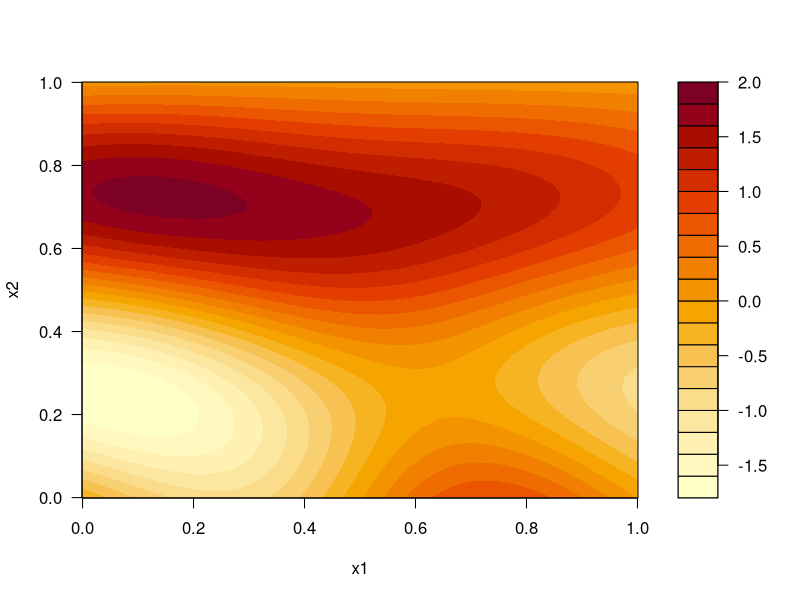
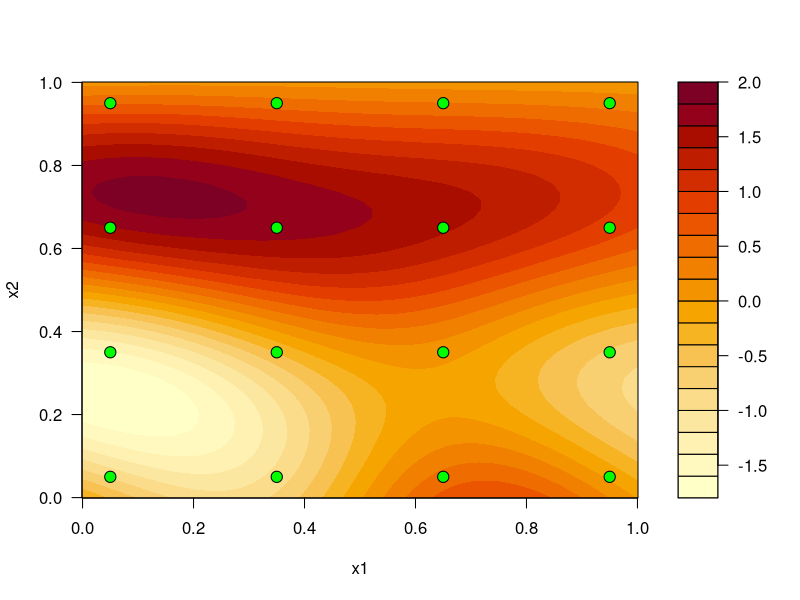
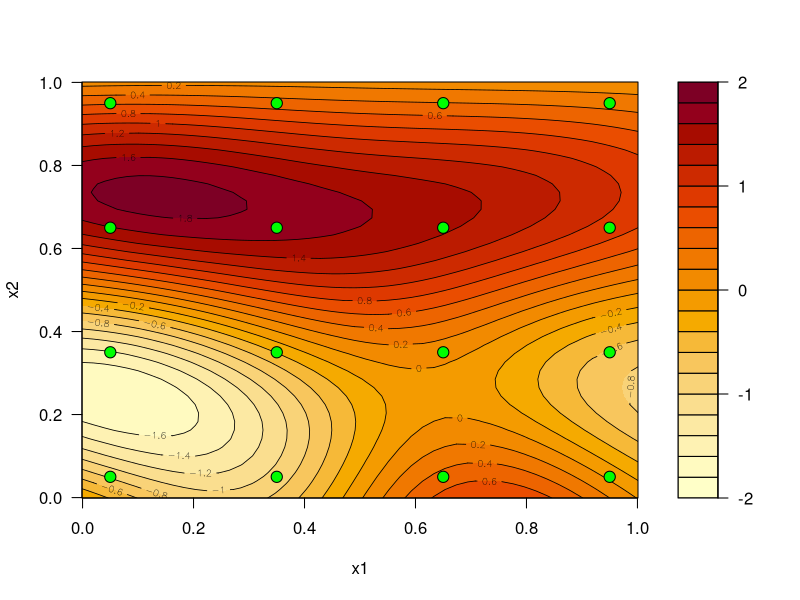
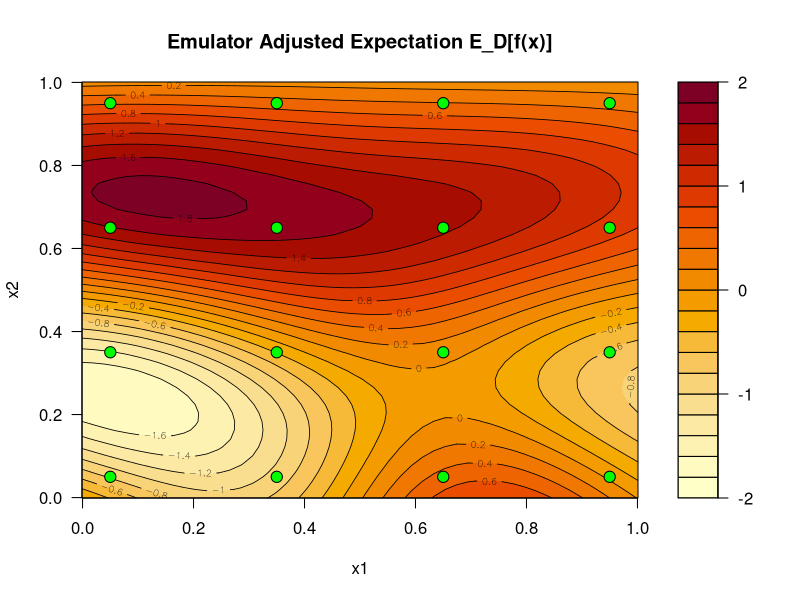
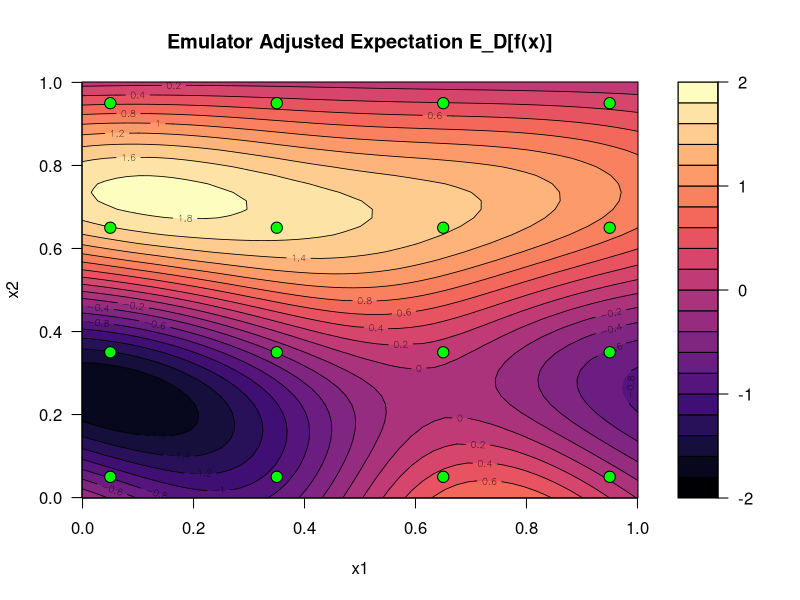
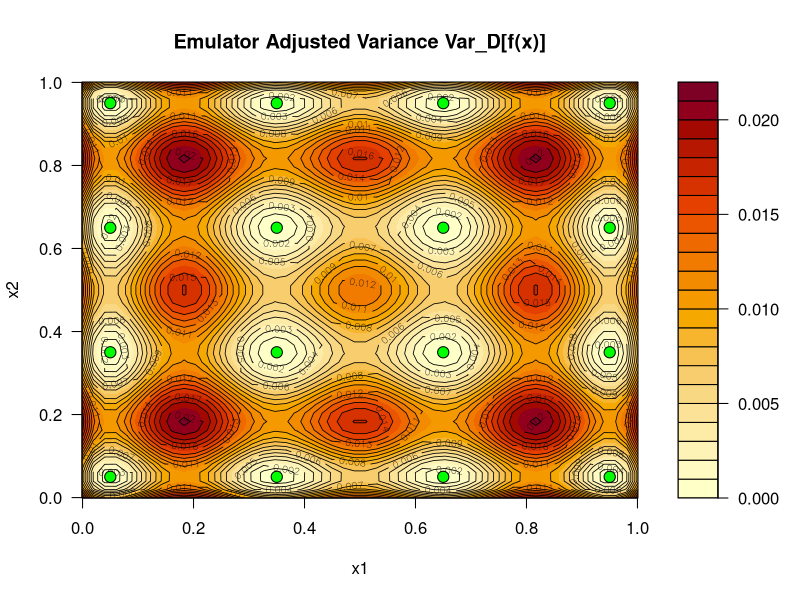
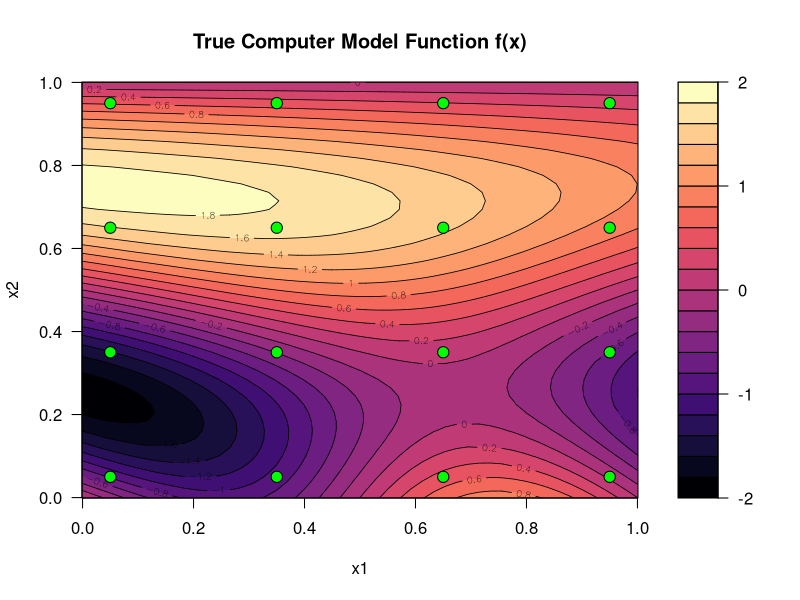
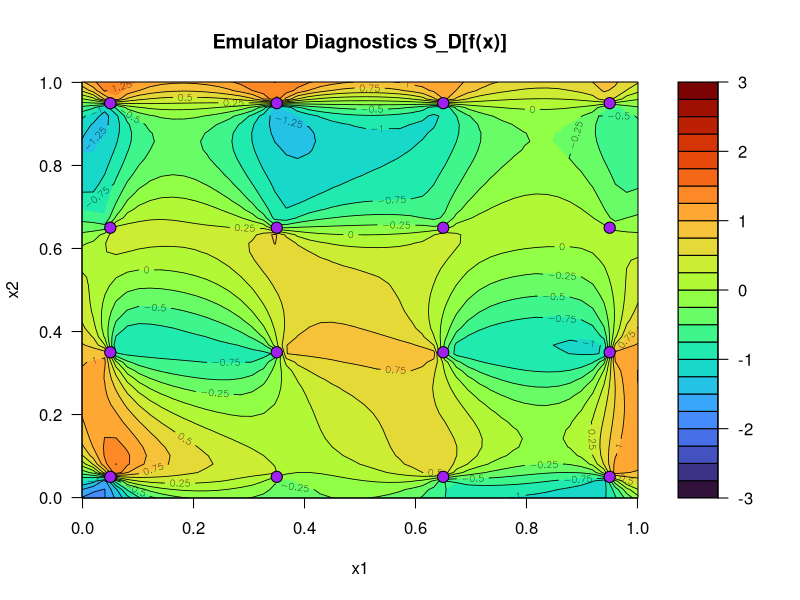

R code for these plots, in order:
## 2. Creating an Emulator for 2-Dimensional Inputs

# Define simple Bayes Linear emulator for single input in 2D 

simple_BL_emulator_v2 <- function(x,              # the emulator prediction point
                                  xD,             # the run input locations xD
                                  D,              # the run outputs D = (f(x^1),...,f(x^n))
                                  theta = 1,      # the correlation lengths
                                  sigma = 1,      # the prior SD sigma sqrt(Var[f(x)])
                                  E_f = 0         # prior expectation of f: E(f(x)) = 0 
){
  
  # store length of runs D  
  n <- length(D)
  
  # Define Covariance structure of f(x): Cov[f(x),f(xdash)]
  # Cov_fx_fxdash <- function(x,xdash) sigma^2 * exp(-(x-xdash)^2/theta^2)    # XXX Old 1D version
  Cov_fx_fxdash <- function(x,xdash) sigma^2 * exp(-sum((x-xdash)^2)/theta^2) # XXX New 2D version
  
  
  # Define 5 objects needed for BL adjustment
  # Create E[D] vector
  E_D <- rep(E_f,n)
  
  # Create Var_D matrix:
  Var_D <- matrix(0,nrow=n,ncol=n)
  # for(i in 1:n) for(j in 1:n) Var_D[i,j] <- Cov_fx_fxdash(xD[i],xD[j])  # XXX Old 1D version
  for(i in 1:n) for(j in 1:n) Var_D[i,j] <- Cov_fx_fxdash(xD[i,],xD[j,])  # XXX New 2D version
  
  # Create E[f(x)]
  E_fx <- E_f
  
  # Create Var_f(x) 
  Var_fx <- sigma^2
  
  # Create Cov_fx_D row vector
  Cov_fx_D <- matrix(0,nrow=1,ncol=n)
  # for(j in 1:n) Cov_fx_D[1,j] <- Cov_fx_fxdash(x,xD[j])    # XXX Old 1D version
  for(j in 1:n) Cov_fx_D[1,j] <- Cov_fx_fxdash(x,xD[j,])    # XXX New 2D version
  
  
  # Perform Bayes Linear adjustment to find Adjusted Expectation and Variance of f(x)
  ED_fx   <-  E_fx + Cov_fx_D %*% solve(Var_D) %*% (D - E_D)   
  VarD_fx <-  Var_fx - Cov_fx_D %*% solve(Var_D) %*% t(Cov_fx_D)  
  
  # Return emulator expectation and variance 
  return(c("ExpD_f(x)"=ED_fx,"VarD_f(x)"=VarD_fx))  
  
}



## 3. Applying the 2-Dimensional Emulator

# Define actual 2D computer model/simulator
f <- function(x) -sin(2*pi*x[,2]) + 0.9*sin(2*pi*(1-x[,1])*(1-x[,2]))

# Define run locations
D_grid <- c(0.05,0.35,0.65,0.95)
xD <- as.matrix(expand.grid("x1"=D_grid,"x2"=D_grid))
xD

# Perform 16 runs of model and store as D
D <- f(xD)
D

# Define 50x50 grid of prediction points xP for emulator evaluation 
x_grid <- seq(-0.001,1.001,len=50)
xP <- as.matrix(expand.grid("x1"=x_grid,"x2"=x_grid))
dim(xP)     # Check the dimensions of xP

# Predict at single point x = (0.2, 0.7)
simple_BL_emulator_v2(x=c(0.2,0.7),xD=xD,D=D,theta=0.45,sigma=1,E_f=0)

# Evaluate emulator over 50x50=2500 prediction points xP
em_out <- t(apply(xP,1,simple_BL_emulator_v2,xD=xD,D=D,theta=0.45,sigma=1,E_f=0))   
head(em_out)

# Store emulator output as matrices to aid plotting
E_D_fx_mat <- matrix(em_out[,"ExpD_f(x)"],nrow=length(x_grid),ncol=length(x_grid)) 
Var_D_fx_mat <- matrix(em_out[,"VarD_f(x)"],nrow=length(x_grid),ncol=length(x_grid)) 



## 4. Plotting 2D Emulator Output

# Want to use 2D coloured contour plots
filled.contour(x_grid,x_grid,E_D_fx_mat,xlab="x1",ylab="x2")

# Adding the initial runs
filled.contour(x_grid,x_grid,E_D_fx_mat,xlab="x1",ylab="x2",
               plot.axes={
                 axis(1);axis(2) 
                 points(xD,pch=21,col=1,bg="green",cex=1.5)})

# Adding solid contour lines with numbers
cont_levs <- seq(-2,2,0.2)      # define contour levels for both functions
filled.contour(x_grid,x_grid,E_D_fx_mat,xlab="x1",ylab="x2",levels=cont_levs,
               plot.axes={
                 axis(1);axis(2) 
                 contour(x_grid,x_grid,E_D_fx_mat,levels=cont_levs,add=TRUE,lwd=0.8)
                 points(xD,pch=21,col=1,bg="green",cex=1.5)})

# Create a plotting function to do all of this for us
# Define filled contour plot function for emulator output
emul_fill_cont <- function(
    cont_mat,            # matrix of values we want contour plot of 
    cont_levs=NULL,      # contour levels (NULL: automatic selection)
    nlev=20,             # approx no. of contour levels for auto select  
    plot_xD=TRUE,        # plot the design runs TRUE or FALSE
    xD=NULL,             # the design points if needed
    xD_col="green",      # colour of design runs
    x_grid,              # grid edge locations that define xP
    ...                  # extra arguments passed to filled.contour
){
  
  # Define contour levels if necessary 
  if(is.null(cont_levs)) cont_levs <- pretty(cont_mat,n=nlev)     
  
  # Create the filled contour plot 
  filled.contour(x_grid,x_grid,cont_mat,levels=cont_levs,xlab="x1",ylab="x2",...,  
                 plot.axes={axis(1);axis(2)                 # sets up plotting in contour box
                   contour(x_grid,x_grid,cont_mat,add=TRUE,levels=cont_levs,lwd=0.8)   # plot contour lines
                   if(plot_xD) points(xD,pch=21,col=1,bg=xD_col,cex=1.5)})  # plot design points
}

# The ... means can add extra arguments
emul_fill_cont(cont_mat=E_D_fx_mat,cont_levs=seq(-2,2,0.2),xD=xD,x_grid=x_grid,
               main="Emulator Adjusted Expectation E_D[f(x)]")



## 5. Colour Schemes for 2D Contour Plots

# Will use library viridisLite and function hcl.colors()
library(viridisLite)

exp_cols <- magma
var_cols <- function(n) hcl.colors(n, 'YlOrRd', rev=TRUE)
diag_cols <- turbo

# Trying some colour schemes out
emul_fill_cont(cont_mat=E_D_fx_mat,cont_levs=seq(-2,2,0.2),xD=xD,x_grid=x_grid,
               color.palette=exp_cols,        # this sets the colour scheme
               main="Emulator Adjusted Expectation E_D[f(x)]")

# Now for emulator variance
emul_fill_cont(cont_mat=Var_D_fx_mat,cont_levs=NULL,xD=xD,x_grid=x_grid,
               color.palette=var_cols,
               main="Emulator Adjusted Variance Var_D[f(x)]")

# Evaluate true function and store in matrix for diagnostic comparisons to compare emulator against
fxP_mat <- matrix(f(xP),nrow=length(x_grid),ncol=length(x_grid)) 

emul_fill_cont(cont_mat=fxP_mat,cont_levs=seq(-2,2,0.2),xD=xD,x_grid=x_grid,
               color.palette=exp_cols,
               main="True Computer Model Function f(x)")

# Evaluate diagnostics S_D(x) and store in matrix
S_diag_mat <- (E_D_fx_mat - fxP_mat) / sqrt(Var_D_fx_mat)

emul_fill_cont(cont_mat=S_diag_mat,cont_levs=seq(-3,3,0.25),xD=xD,x_grid=x_grid,
               xD_col="purple",
               color.palette=diag_cols,
               main="Emulator Diagnostics S_D[f(x)]")



## 6. Changing Correlation Lengths

# Investigating impact of correlation length on emulator variance and expectation
# Define a vector of theta values to use 
theta_seq <- c(0.05,0.1,0.15,0.2,0.35,0.4,0.45)

# Loop over vector of theta values 
for(i in 1:length(theta_seq)){
  
  # Evaluate emulator over 201 prediction points xP and store in matrices 
  em_out <- t(apply(xP,1,simple_BL_emulator_v2,xD=xD,D=D,theta=theta_seq[i],sigma=1,E_f=0))   
  E_D_fx_mat <- matrix(em_out[,"ExpD_f(x)"],nrow=length(x_grid),ncol=length(x_grid)) 
  
  # Plot filled contour plot of emulator expectation 
  emul_fill_cont(cont_mat=E_D_fx_mat,cont_levs=seq(-2,2,0.2),xD=xD,x_grid=x_grid,
                 color.palette=magma,main=paste("Emul. Adjusted Expectation E_D[f(x)], theta =",theta_seq[i]))
}

# Now checking emulator variance
# Define a vector of theta values to use 
theta_seq <- c(0.05,0.1,0.15,0.2,0.35,0.4,0.45)

# Loop over vector of theta values 
for(i in 1:length(theta_seq)){
  
  # Evaluate emulator over 201 prediction points xP and store in matrices 
  em_out <- t(apply(xP,1,simple_BL_emulator_v2,xD=xD,D=D,theta=theta_seq[i],sigma=1,E_f=0))   
  Var_D_fx_mat <- matrix(em_out[,"VarD_f(x)"],nrow=length(x_grid),ncol=length(x_grid)) 
  
  # Plot filled contour plot of emulator expectation 
  emul_fill_cont(cont_mat=Var_D_fx_mat,nlev=12,xD=xD,x_grid=x_grid,color.palette=var_cols,
                 main=paste("Emul. Adjusted Variance Var_D[f(x)], theta =",theta_seq[i]))
}



## 7. Investigating Grid Designs

# Define run locations
D_grid <- c(0.2,0.5,0.8)
xD <- as.matrix(expand.grid("x1"=D_grid,"x2"=D_grid))

# Perform 9 runs of model and store as D (this would takes days for realistic example!)
D <- f(xD)

# Evaluate emulator over 50x50=2500 prediction points xP and store as matrices
em_out <- t(apply(xP,1,simple_BL_emulator_v2,xD=xD,D=D,theta=0.45,sigma=1,E_f=0))   
E_D_fx_mat <- matrix(em_out[,"ExpD_f(x)"],nrow=length(x_grid),ncol=length(x_grid)) 
Var_D_fx_mat <- matrix(em_out[,"VarD_f(x)"],nrow=length(x_grid),ncol=length(x_grid)) 

# Evaluate true function and store in matrix for diagnostic comparisons 
fxP_mat <- matrix(f(xP),nrow=length(x_grid),ncol=length(x_grid)) 

# Evaluate diagnostics S_D(x) and store in matrix 
S_diag_mat <- (E_D_fx_mat - fxP_mat) / sqrt(Var_D_fx_mat)


# Plot emulator expectation, variance, true function, and diagnostics
emul_fill_cont(cont_mat=E_D_fx_mat,cont_levs=NULL,xD=xD,x_grid=x_grid,
               color.palette=exp_cols,main="Emulator Adjusted Expectation E_D[f(x)]")

emul_fill_cont(cont_mat=fxP_mat,cont_levs=seq(-2,2,0.2),xD=xD,x_grid=x_grid,
               color.palette=exp_cols,main="True Computer Model Function f(x)")

emul_fill_cont(cont_mat=Var_D_fx_mat,cont_levs=NULL,xD=xD,x_grid=x_grid,
               color.palette=var_cols,main="Emulator Adjusted Variance Var_D[f(x)]")

emul_fill_cont(cont_mat=S_diag_mat,cont_levs=seq(-3,3,0.25),xD=xD,x_grid=x_grid,
               xD_col="purple",color.palette=diag_cols,main="Emulator Diagnostics S_D[f(x)]")


## Exercise 7.1 - redo code with slightly larger grid based on
D_grid <- c(0.1, 0.5, 0.9)
xD <- as.matrix(expand.grid("x1"=D_grid,"x2"=D_grid))

# Perform 9 runs of model and store as D (this would takes days for realistic example!)
D <- f(xD)

# Evaluate emulator over 50x50=2500 prediction points xP and store as matrices
em_out <- t(apply(xP,1,simple_BL_emulator_v2,xD=xD,D=D,theta=0.45,sigma=1,E_f=0))   
E_D_fx_mat <- matrix(em_out[,"ExpD_f(x)"],nrow=length(x_grid),ncol=length(x_grid)) 
Var_D_fx_mat <- matrix(em_out[,"VarD_f(x)"],nrow=length(x_grid),ncol=length(x_grid)) 

# Evaluate true function and store in matrix for diagnostic comparisons 
fxP_mat <- matrix(f(xP),nrow=length(x_grid),ncol=length(x_grid)) 

# Evaluate diagnostics S_D(x) and store in matrix 
S_diag_mat <- (E_D_fx_mat - fxP_mat) / sqrt(Var_D_fx_mat)


# Plot emulator expectation, variance, true function, and diagnostics
emul_fill_cont(cont_mat=E_D_fx_mat,cont_levs=NULL,xD=xD,x_grid=x_grid,
               color.palette=exp_cols,main="Emulator Adjusted Expectation E_D[f(x)]")

emul_fill_cont(cont_mat=fxP_mat,cont_levs=seq(-2,2,0.2),xD=xD,x_grid=x_grid,
               color.palette=exp_cols,main="True Computer Model Function f(x)")

emul_fill_cont(cont_mat=Var_D_fx_mat,cont_levs=NULL,xD=xD,x_grid=x_grid,
               color.palette=var_cols,main="Emulator Adjusted Variance Var_D[f(x)]")

emul_fill_cont(cont_mat=S_diag_mat,cont_levs=seq(-3,3,0.25),xD=xD,x_grid=x_grid,
               xD_col="purple",color.palette=diag_cols,main="Emulator Diagnostics S_D[f(x)]")

## Exercise 7.1 - create a 5x5 grid design
D_grid <- seq(0, 1, 0.25)
xD <- as.matrix(expand.grid("x1"=D_grid,"x2"=D_grid))

# Perform 9 runs of model and store as D (this would takes days for realistic example!)
D <- f(xD)

# Evaluate emulator over 50x50=2500 prediction points xP and store as matrices
em_out <- t(apply(xP,1,simple_BL_emulator_v2,xD=xD,D=D,theta=0.45,sigma=1,E_f=0))   
E_D_fx_mat <- matrix(em_out[,"ExpD_f(x)"],nrow=length(x_grid),ncol=length(x_grid)) 
Var_D_fx_mat <- matrix(em_out[,"VarD_f(x)"],nrow=length(x_grid),ncol=length(x_grid)) 

# Evaluate true function and store in matrix for diagnostic comparisons 
fxP_mat <- matrix(f(xP),nrow=length(x_grid),ncol=length(x_grid)) 

# Evaluate diagnostics S_D(x) and store in matrix 
S_diag_mat <- (E_D_fx_mat - fxP_mat) / sqrt(Var_D_fx_mat)


# Plot emulator expectation, variance, true function, and diagnostics
emul_fill_cont(cont_mat=E_D_fx_mat,cont_levs=NULL,xD=xD,x_grid=x_grid,
               color.palette=exp_cols,main="Emulator Adjusted Expectation E_D[f(x)]")

emul_fill_cont(cont_mat=fxP_mat,cont_levs=seq(-2,2,0.2),xD=xD,x_grid=x_grid,
               color.palette=exp_cols,main="True Computer Model Function f(x)")

emul_fill_cont(cont_mat=Var_D_fx_mat,cont_levs=NULL,xD=xD,x_grid=x_grid,
               color.palette=var_cols,main="Emulator Adjusted Variance Var_D[f(x)]")

emul_fill_cont(cont_mat=S_diag_mat,cont_levs=seq(-3,3,0.25),xD=xD,x_grid=x_grid,
               xD_col="purple",color.palette=diag_cols,main="Emulator Diagnostics S_D[f(x)]")



## 8. Benefit of Latin Hypercube Designs

# Define actual 2D computer model/simulator 
f <- function(x) sin(3*pi*x[,1]) + (1/20)*cos(2*pi*x[,2]) 

# Define run locations 
D_grid <- c(0,1/3,2/3,1) 
xD <- as.matrix(expand.grid("x1"=D_grid,"x2"=D_grid))

# Perform 16 runs of model and store as D (this would takes days for realistic example!) 
D <- f(xD)

# Evaluate emulator over 50x50=2500 prediction points xP and store as matrices 
em_out <- t(apply(xP,1,simple_BL_emulator_v2,xD=xD,D=D,theta=0.35,sigma=1,E_f=0))   
E_D_fx_mat <- matrix(em_out[,"ExpD_f(x)"],nrow=length(x_grid),ncol=length(x_grid)) 
Var_D_fx_mat <- matrix(em_out[,"VarD_f(x)"],nrow=length(x_grid),ncol=length(x_grid)) 

# Evaluate true function and store in matrix for diagnostic comparisons 
fxP_mat <- matrix(f(xP),nrow=length(x_grid),ncol=length(x_grid)) 

# Evaluate diagnostics S_D(x) and store in matrix 
S_diag_mat <- (E_D_fx_mat - fxP_mat) / sqrt(Var_D_fx_mat)


# Now plot the emulator expectation, true function, emulator variance, and diagnostics
# Emulator expectation
emul_fill_cont(cont_mat=E_D_fx_mat,cont_levs=seq(-2,2,0.2),xD=xD,x_grid=x_grid,
               color.palette=exp_cols,main="Emulator Adjusted Expectation E_D[f(x)]")

# True function
emul_fill_cont(cont_mat=fxP_mat,cont_levs=seq(-2,2,0.2),xD=xD,x_grid=x_grid,
               color.palette=exp_cols,main="True Computer Model Function f(x)")

# Emulator variance
emul_fill_cont(cont_mat=Var_D_fx_mat,cont_levs=NULL,xD=xD,x_grid=x_grid,
               color.palette=var_cols,main="Emulator Adjusted Variance Var_D[f(x)]")

# Diagnostics
emul_fill_cont(cont_mat=S_diag_mat,cont_levs=seq(-3,3,0.25),xD=xD,x_grid=x_grid,
               xD_col="purple",color.palette=diag_cols,main="Emulator Diagnostics S_D[f(x)]")

# No we try a LHD using the algorithm from lectures
# Set number of points in LHD 
nl <- 16        # size of LHC

# For each input, sample a permutation from 0:(nl-1)/nl, and cbind together 
x_temp <- cbind("x1"=sample(0:(nl-1)),"x2"=sample(0:(nl-1))) / nl 
x_temp

# Plot with grid to see points are in bottom left of each box 
plot(x_temp,xlim=c(0,1),ylim=c(0,1),pch=16,xaxs="i",yaxs="i",col="red",xlab="x1",ylab="x2",cex=1.4)
abline(h=(0:nl)/nl,col="grey60")
abline(v=(0:nl)/nl,col="grey60")

# For Type 1 we add 1/(2*nl) to recenter in boxes 
x_lhd <- x_temp + 0.5/nl
x_lhd

# Plot with grid to see points are now in centre of each box 
plot(x_lhd,xlim=c(0,1),ylim=c(0,1),pch=16,xaxs="i",yaxs="i",col="red",xlab="x1",ylab="x2",cex=1.4)
abline(h=(0:nl)/nl,col="grey60")
abline(v=(0:nl)/nl,col="grey60")

# We now attempt to improve the LHD by moving points close together further apart to get us closer
# to LHD with maximum minimum distance between points

# Create Type 1 LHD
x_lhd <- cbind("x1"=sample(0:(nl-1)),"x2"=sample(0:(nl-1))) / nl  +  0.5/nl

# Maximin loop: performs swaps on 1st of two closest points with another random point
for(i in 1:1000){
  mat <- as.matrix(dist(x_lhd)) + diag(10,nl)   # creates matrix of distances between points 
  # note the inflated diagonal 
  closest_runs <- which(mat==min(mat),arr.ind=TRUE) # finds pairs of closest runs
  ind <- closest_runs[sample(nrow(closest_runs),1),1] # chooses one of close runs at random
  swap_ind <- sample(setdiff(1:nl,ind),1)       # randomly selects another run to swap with
  x_lhd2 <- x_lhd                               # creates second version of LHD
  x_lhd2[ind[1],1]   <- x_lhd[swap_ind,1] # swaps x_1 values between 1st close run and other run
  x_lhd2[swap_ind,1] <- x_lhd[ind[1],1]   # swaps x_1 values between 1st close run and other run
  if(min(dist(x_lhd2)) >= min(dist(x_lhd))-0.00001) {  # if min distance between points is same or better
    x_lhd <- x_lhd2                                      # we replace LHD with new LHD with the swap
    cat("min dist =",min(dist(x_lhd)),"Iteration = ",i,"\n") # write out min dist between points
  }
}

# Plot maximin LHD 
plot(x_lhd,xlim=c(0,1),ylim=c(0,1),pch=16,xaxs="i",yaxs="i",col="blue",xlab="x1",ylab="x2",cex=1.4)
abline(h=(0:nl)/nl,col="grey60")
abline(v=(0:nl)/nl,col="grey60")

# Now we use new Maximin LHD
# Define run locations as the Maximin LHD found above 
xD <- x_lhd 

# Perform 16 runs of model and store as D (this would takes days for realistic example!) 
D <- f(xD)

# Evaluate emulator over 50x50=2500 prediction points xP and store as matrices 
em_out <- t(apply(xP,1,simple_BL_emulator_v2,xD=xD,D=D,theta=0.35,sigma=1,E_f=0))   
E_D_fx_mat <- matrix(em_out[,"ExpD_f(x)"],nrow=length(x_grid),ncol=length(x_grid)) 
Var_D_fx_mat <- matrix(em_out[,"VarD_f(x)"],nrow=length(x_grid),ncol=length(x_grid)) 

# Evaluate true function and store in matrix for diagnostic comparisons 
fxP_mat <- matrix(f(xP),nrow=length(x_grid),ncol=length(x_grid)) 

# Evaluate diagnostics S_D(x) and store in matrix 
S_diag_mat <- (E_D_fx_mat - fxP_mat) / sqrt(Var_D_fx_mat)

# Plot emulator expectation, variance, true function and diagnostics 
emul_fill_cont(cont_mat=E_D_fx_mat,cont_levs=seq(-2,2,0.2),xD=xD,x_grid=x_grid,
               color.palette=exp_cols,main="Emulator Adjusted Expectation E_D[f(x)]")

emul_fill_cont(cont_mat=fxP_mat,cont_levs=seq(-2,2,0.2),xD=xD,x_grid=x_grid,
               color.palette=exp_cols,main="True Computer Model Function f(x)")

emul_fill_cont(cont_mat=Var_D_fx_mat,cont_levs=NULL,xD=xD,x_grid=x_grid,
               color.palette=var_cols,main="Emulator Adjusted Variance Var_D[f(x)]")

emul_fill_cont(cont_mat=S_diag_mat,cont_levs=seq(-3,3,0.25),xD=xD,x_grid=x_grid,
               xD_col="purple",color.palette=diag_cols,main="Emulator Diagnostics S_D[f(x)]")

